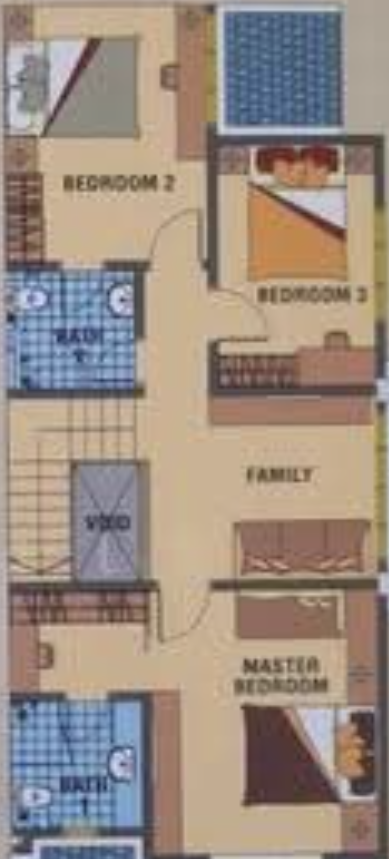
#> input picture plans/tf-drawing.png, 389 x 859 px, given in place of floorplan-terrace.png, which was not available
$ python trace_terrace.py
#> lines starting #> are read from the running program, lines starting #| are printed output that depends on the picture; after the words box and inside, x2 and y2 are one past the last pixel; in counts of white or black regions, pixels touching at a corner belong together; pictures that were not available may be replaced by others from this repository, and a replacement may not be noted
"""Hand-traced plans for the double-storey terrace (corner lot) brochure photo.

The photo is too soft for colour extraction, so walls are traced by hand as
centre lines in image pixels. Scale comes from the width dimensions
(ground: 9144 mm over the lot, first: 6019 mm over the house); the brochure's
16585 mm length doesn't match either drawing, so the length uses the same
mm/px as the width — set LENGTH_SCALE if a measured length disagrees.

    /tmp/fpenv/bin/python scripts/trace_terrace.py
"""
import json
from pathlib import Path

from PIL import Image, ImageDraw

ROOT = Path(__file__).resolve().parent.parent
SRC = ROOT / 'reference/floorplan-terrace.png'
OUT = ROOT / 'public/plans'
LENGTH_SCALE = 1.0  # multiply z (front-back) by this to correct the length
T = 9  # wall thickness, px (~150 mm)


def H(y, x0, x1, kind='wall', t=T):
    return (x0 - t / 2, y - t / 2, x1 + t / 2, y + t / 2, kind)


def V(x, y0, y1, kind='wall', t=T):
    return (x - t / 2, y0 - t / 2, x + t / 2, y1 + t / 2, kind)


FLOORS = {
    'tg': {
        'name': 'Terrace · Ground floor',
        'bbox': (106, 207, 682, 1450),
        'mm_per_px': 9144 / 568,
        'floor': [(106, 207, 682, 1450)],
        'walls': [
            V(112, 213, 1008),                                      # party wall
            H(213, 112, 395),                                       # back wall
            V(395, 213, 265),                                       # yard -> side passage (door below)
            V(215, 213, 295), H(345, 112, 215),                     # utility
            H(345, 305, 487),                                       # yard / bath
            V(312, 345, 385), H(437, 312, 487),                     # bath (door 385-432)
            V(312, 437, 530), H(598, 312, 487),                     # bedroom 4 (door 530-598)
            V(487, 345, 370), V(487, 420, 470), V(487, 560, 740), V(487, 990, 1008),  # side wall
            H(588, 112, 172), V(172, 588, 610),                     # store
            V(172, 657, 745), H(925, 112, 192),                     # stair wall
            H(1008, 112, 150), H(1008, 225, 260), H(1008, 470, 487),  # front wall
            V(676, 213, 1445, 'fence', 6), H(213, 452, 676, 'fence', 6), V(452, 213, 330, 'fence', 6),
            V(115, 1008, 1445, 'fence', 6), H(1445, 115, 150, 'fence', 6), H(1445, 430, 676, 'fence', 6),
        ],
        'openings': [
            (483, 370, 491, 420, 'window', 1.5, 2.1),   # bath
            (483, 470, 491, 560, 'window', 0.9, 2.1),   # bedroom 4
            (483, 740, 491, 990, 'window', 0.9, 2.1),   # living / dining
            (260, 1004, 470, 1012, 'glassdoor', 0, 2.1),  # living -> porch sliding doors
            (150, 1442, 430, 1448, 'railing', 0, 1.5),  # porch gate
        ],
        'fixtures': [
            (170, 217, 390, 245, 0.9, 'Yard counter', 'counter'),
            (117, 352, 220, 395, 0.9, 'Sink counter', 'counter'),
            (116, 640, 168, 920, 2.9, 'Staircase', 'stairs'),
        ],
        'rooms': [('Utility', 163, 260), ('Yard', 300, 285), ('Kitchen', 220, 470), ('Bath', 400, 400),
                  ('Bedroom 4', 400, 520), ('Store', 140, 615), ('Dining', 390, 650), ('Living', 380, 880),
                  ('Car porch', 290, 1230), ('Garden', 580, 820)],
    },
    'tf': {
        'name': 'Terrace · 1st floor',
        'bbox': (889, 195, 1278, 1054),
        'mm_per_px': 6019 / 382,
        'floor': [(889, 195, 1104, 1054), (1096, 325, 1278, 1054)],
        'walls': [
            V(895, 200, 1050),                                      # party wall
            H(200, 895, 940), H(200, 1060, 1100),                   # back wall
            V(1100, 200, 480), V(1100, 530, 585),                   # bed 2 / bed 3 (door 480-530)
            H(330, 1100, 1130), H(330, 1240, 1272),                 # bed 3 back
            V(1272, 330, 360), V(1272, 500, 600), V(1272, 770, 1050),  # side wall
            H(585, 1100, 1272),                                     # bed 3 / family
            H(460, 895, 1035),                                      # bed 2 bottom (door 1035-1100)
            V(1035, 460, 520), V(1035, 565, 585), H(585, 895, 1035),  # bath 2 (door 520-565)
            H(777, 895, 1050), H(777, 1100, 1272),                  # master (door 1050-1100)
            H(885, 895, 990), V(1037, 885, 1048),                   # bath 1 (door 990-1037)
            H(1048, 895, 1100), H(1048, 1220, 1272),                # front wall
        ],
        'openings': [
            (940, 196, 1060, 204, 'window', 0.9, 2.1),     # bedroom 2
            (1130, 326, 1240, 334, 'window', 0.9, 2.1),    # bedroom 3 back
            (1268, 360, 1276, 500, 'window', 0.9, 2.1),    # bedroom 3 side
            (1268, 600, 1276, 770, 'window', 0.9, 2.1),    # family
            (1100, 1044, 1220, 1052, 'window', 0.9, 2.1),  # master bay
        ],
        'fixtures': [
            (899, 590, 960, 775, 1.0, 'Stairs', 'void'),
            (960, 655, 1033, 775, 1.0, 'Void', 'void'),
        ],
        'rooms': [('Bedroom 2', 975, 360), ('Bedroom 3', 1190, 470), ('Bath 2', 965, 525),
                  ('Family', 1165, 670), ('Dressing', 965, 830), ('Master Bedroom', 1165, 880),
                  ('Bath 1', 965, 975)],
    },
}

src = Image.open(SRC).convert('RGB')
#> src is the input picture: PIL image 389x859 RGB; mean R, G, B 155.7, 141.1, 129.8
OUT.mkdir(parents=True, exist_ok=True)

for fid, f in FLOORS.items():
    bx0, by0, bx1, by1 = f['bbox']
    s = f['mm_per_px'] / 1000
    sz = s * LENGTH_SCALE
    cx, cy = (bx0 + bx1) / 2, (by0 + by1) / 2
    X = lambda px: round((px - cx) * s, 3)  # noqa: E731
    Z = lambda py: round((py - cy) * sz, 3)  # noqa: E731

    walls = [{'x0': X(a), 'z0': Z(b), 'x1': X(c), 'z1': Z(d), 'kind': k} for a, b, c, d, k in f['walls']]
    openings = [{'x0': X(a), 'z0': Z(b), 'x1': X(c), 'z1': Z(d), 'kind': k, 'sill': sill, 'head': head}
                for a, b, c, d, k, sill, head in f['openings']]
    fixtures = [{'x0': X(a), 'z0': Z(b), 'x1': X(c), 'z1': Z(d), 'h': h, 'name': n, 'kind': k}
                for a, b, c, d, h, n, k in f['fixtures']]
    rooms = [{'name': n, 'x': X(x), 'z': Z(y)} for n, x, y in f['rooms']]

    mask = Image.new('L', (bx1 - bx0, by1 - by0), 0)
    md = ImageDraw.Draw(mask)
    for a, b, c, d in f['floor']:
        md.rectangle([a - bx0, b - by0, c - bx0 - 1, d - by0 - 1], fill=255)
    mask.save(OUT / f'{fid}-floor.png')
    src.crop(f['bbox']).save(OUT / f'{fid}-drawing.png')

    plan = {'id': fid, 'name': f['name'], 'w': X(bx1) - X(bx0), 'd': Z(by1) - Z(by0),
            'walls': walls, 'openings': openings, 'fixtures': fixtures, 'rooms': rooms,
            'floor': f'plans/{fid}-floor.png', 'drawing': f'plans/{fid}-drawing.png'}
    (OUT / f'{fid}.json').write_text(json.dumps(plan, indent=1))
    print(f"{fid}: {plan['w']:.2f} x {plan['d']:.2f} m, {len(walls)} walls")

    # Debug overlay
    dbg = src.crop(f['bbox']).resize(((bx1 - bx0) * 2, (by1 - by0) * 2))
    d = ImageDraw.Draw(dbg)
    P = lambda x, y: ((x - bx0) * 2, (y - by0) * 2)  # noqa: E731
    for a, b, c, e, k in f['walls']:
        d.rectangle([*P(a, b), *P(c, e)], fill=(220, 30, 30) if k == 'wall' else (230, 140, 0))
    for a, b, c, e, *_ in f['openings']:
        d.rectangle([*P(a, b), *P(c, e)], fill=(30, 90, 255))
    for a, b, c, e, *_ in f['fixtures']:
        d.rectangle([*P(a, b), *P(c, e)], outline=(140, 0, 200), width=3)
    dbg.save(f'/tmp/{fid}-debug.png')
#> this loop made 2 passes
#| tf: 6.13 x 13.53 m, 21 walls
#> pass 1, `src.crop(f['bbox']).save(OUT / f'{fid}-drawing.png')`:
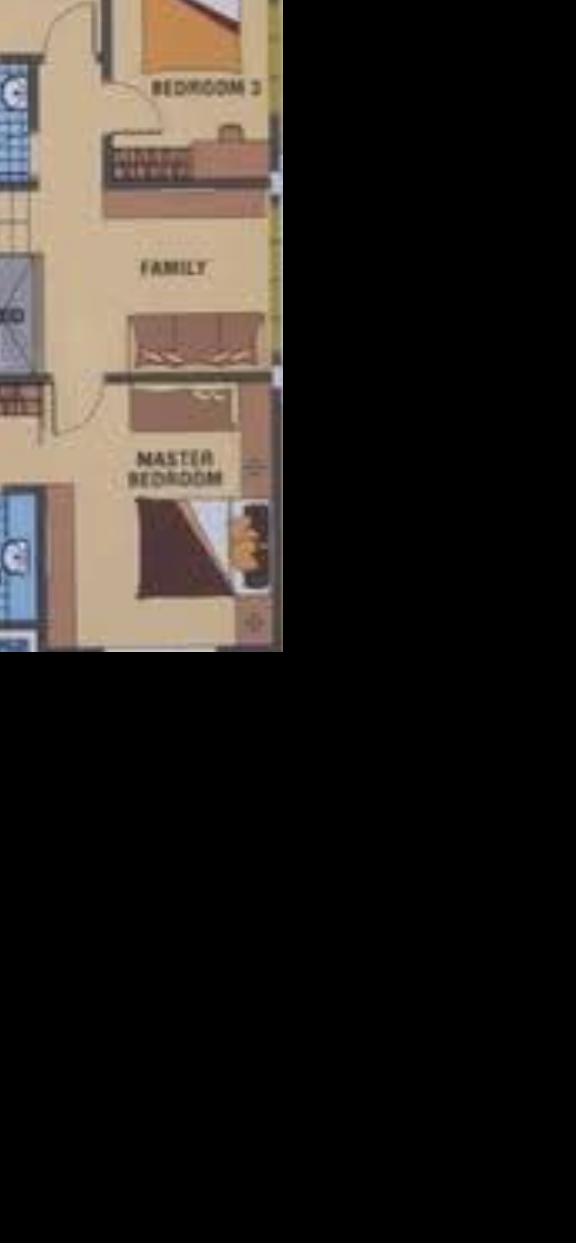
#> saved as tg-drawing.png: PIL image 576x1243 RGB; mean R, G, B 42.1, 36.7, 31.9
#> after the loop:
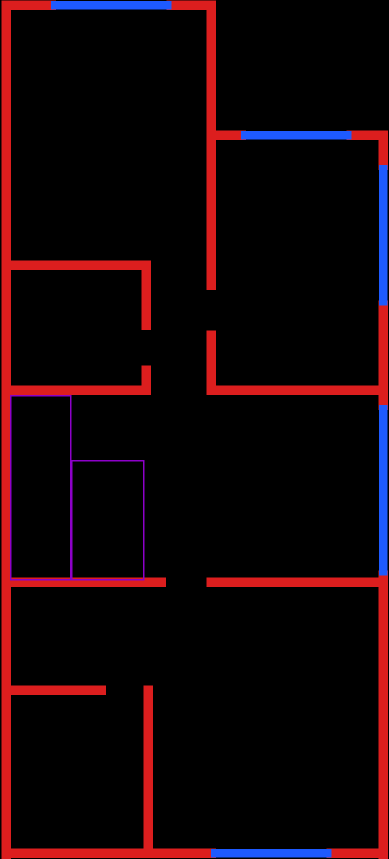
#> dbg: PIL image 778x1718 RGB (shown at 1/2 size); mean R, G, B 20.3, 4.1, 7.7
#> after the loop:
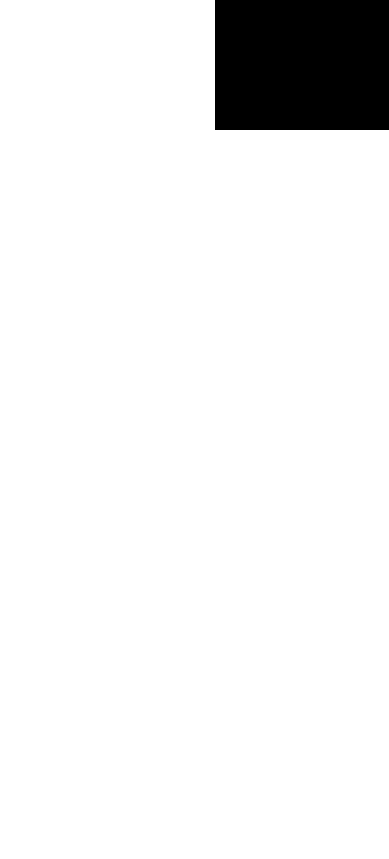
#> mask: PIL image 389x859 L; 93.2% white; 1 black region, box (x1, y1, x2, y2) and area: (215, 0, 389, 130) 22620
